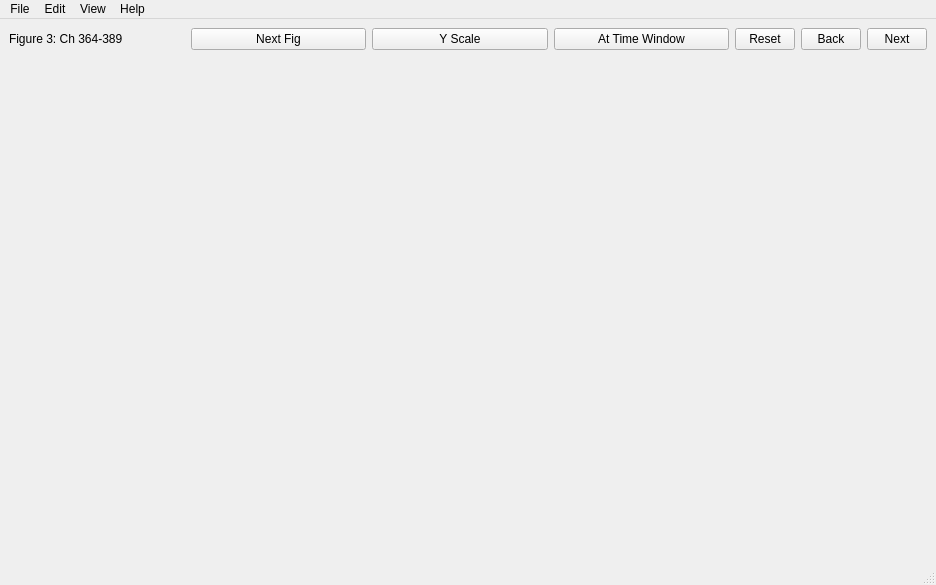
<?xml version="1.0" encoding="UTF-8"?>
<ui version="4.0">
 <class>mainWindow</class>
 <widget class="QMainWindow" name="mainWindow">
  <property name="geometry">
   <rect>
    <x>0</x>
    <y>0</y>
    <width>936</width>
    <height>585</height>
   </rect>
  </property>
  <property name="windowTitle">
   <string>DC1 Visualization</string>
  </property>
  <widget class="QWidget" name="centralwidget">
   <layout class="QHBoxLayout" name="horizontalLayout_2">
    <item>
     <layout class="QVBoxLayout" name="verticalLayout_2">
      <item>
       <layout class="QGridLayout" name="gridLayout">
        <item row="5" column="2">
         <widget class="PlotWidget" name="r5c3" native="true"/>
        </item>
        <item row="2" column="3">
         <widget class="PlotWidget" name="r2c4" native="true"/>
        </item>
        <item row="2" column="1">
         <widget class="PlotWidget" name="r2c2" native="true"/>
        </item>
        <item row="3" column="0">
         <widget class="PlotWidget" name="r3c1" native="true"/>
        </item>
        <item row="4" column="3">
         <widget class="PlotWidget" name="r4c4" native="true"/>
        </item>
        <item row="5" column="1">
         <widget class="PlotWidget" name="r5c2" native="true"/>
        </item>
        <item row="3" column="5">
         <widget class="PlotWidget" name="r3c6" native="true"/>
        </item>
        <item row="1" column="4">
         <widget class="PlotWidget" name="r1c5" native="true"/>
        </item>
        <item row="2" column="5">
         <widget class="PlotWidget" name="r2c6" native="true"/>
        </item>
        <item row="1" column="0">
         <widget class="PlotWidget" name="r1c1" native="true"/>
        </item>
        <item row="5" column="4">
         <widget class="PlotWidget" name="r5c5" native="true"/>
        </item>
        <item row="1" column="3">
         <widget class="PlotWidget" name="r1c4" native="true"/>
        </item>
        <item row="1" column="2">
         <widget class="PlotWidget" name="r1c3" native="true"/>
        </item>
        <item row="1" column="1">
         <widget class="PlotWidget" name="r1c2" native="true"/>
        </item>
        <item row="3" column="1">
         <widget class="PlotWidget" name="r3c2" native="true"/>
        </item>
        <item row="1" column="5">
         <widget class="PlotWidget" name="r1c6" native="true"/>
        </item>
        <item row="4" column="1">
         <widget class="PlotWidget" name="r4c2" native="true"/>
        </item>
        <item row="5" column="3">
         <widget class="PlotWidget" name="r5c4" native="true"/>
        </item>
        <item row="0" column="3">
         <layout class="QHBoxLayout" name="horizontalLayoutC4">
          <item>
           <widget class="QPushButton" name="atTimeWindowButton">
            <property name="text">
             <string>At Time Window</string>
            </property>
           </widget>
          </item>
         </layout>
        </item>
        <item row="2" column="2">
         <widget class="PlotWidget" name="r2c3" native="true"/>
        </item>
        <item row="0" column="4">
         <layout class="QHBoxLayout" name="horizontalLayoutC5">
          <item>
           <widget class="QPushButton" name="resetButton">
            <property name="maximumSize">
             <size>
              <width>60</width>
              <height>16777215</height>
             </size>
            </property>
            <property name="text">
             <string>Reset</string>
            </property>
           </widget>
          </item>
         </layout>
        </item>
        <item row="5" column="0">
         <widget class="PlotWidget" name="r5c1" native="true"/>
        </item>
        <item row="2" column="0">
         <widget class="PlotWidget" name="r2c1" native="true"/>
        </item>
        <item row="0" column="5">
         <layout class="QHBoxLayout" name="horizontalLayoutC6">
          <item>
           <widget class="QPushButton" name="backButton">
            <property name="maximumSize">
             <size>
              <width>60</width>
              <height>16777215</height>
             </size>
            </property>
            <property name="text">
             <string>Back</string>
            </property>
           </widget>
          </item>
          <item>
           <widget class="QPushButton" name="nextButton">
            <property name="maximumSize">
             <size>
              <width>60</width>
              <height>16777215</height>
             </size>
            </property>
            <property name="text">
             <string>Next</string>
            </property>
           </widget>
          </item>
         </layout>
        </item>
        <item row="3" column="4">
         <widget class="PlotWidget" name="r3c5" native="true"/>
        </item>
        <item row="4" column="0">
         <widget class="PlotWidget" name="r4c1" native="true"/>
        </item>
        <item row="0" column="2">
         <layout class="QHBoxLayout" name="horizontalLayoutC3">
          <item>
           <widget class="QPushButton" name="yScaleButton">
            <property name="text">
             <string>Y Scale</string>
            </property>
           </widget>
          </item>
         </layout>
        </item>
        <item row="2" column="4">
         <widget class="PlotWidget" name="r2c5" native="true"/>
        </item>
        <item row="4" column="4">
         <widget class="PlotWidget" name="r4c5" native="true"/>
        </item>
        <item row="4" column="2">
         <widget class="PlotWidget" name="r4c3" native="true"/>
        </item>
        <item row="3" column="2">
         <widget class="PlotWidget" name="r3c3" native="true"/>
        </item>
        <item row="4" column="5">
         <widget class="PlotWidget" name="r4c6" native="true"/>
        </item>
        <item row="0" column="1">
         <layout class="QHBoxLayout" name="horizontalLayoutC2">
          <item>
           <widget class="QPushButton" name="nextFigButton">
            <property name="text">
             <string>Next Fig</string>
            </property>
           </widget>
          </item>
         </layout>
        </item>
        <item row="5" column="5">
         <widget class="PlotWidget" name="r5c6" native="true"/>
        </item>
        <item row="3" column="3">
         <widget class="PlotWidget" name="r3c4" native="true"/>
        </item>
        <item row="0" column="0">
         <widget class="QLabel" name="FigureLabel">
          <property name="maximumSize">
           <size>
            <width>16777215</width>
            <height>30</height>
           </size>
          </property>
          <property name="text">
           <string>Figure 3: Ch 364-389</string>
          </property>
         </widget>
        </item>
        <item row="6" column="0">
         <widget class="PlotWidget" name="r6c1" native="true"/>
        </item>
        <item row="6" column="1">
         <widget class="PlotWidget" name="r6c2" native="true"/>
        </item>
        <item row="6" column="2">
         <widget class="PlotWidget" name="r6c3" native="true"/>
        </item>
        <item row="6" column="3">
         <widget class="PlotWidget" name="r6c4" native="true"/>
        </item>
        <item row="6" column="4">
         <widget class="PlotWidget" name="r6c5" native="true"/>
        </item>
        <item row="6" column="5">
         <widget class="PlotWidget" name="r6c6" native="true"/>
        </item>
       </layout>
      </item>
     </layout>
    </item>
   </layout>
  </widget>
  <widget class="QStatusBar" name="statusbar"/>
  <widget class="QMenuBar" name="menubar">
   <property name="geometry">
    <rect>
     <x>0</x>
     <y>0</y>
     <width>936</width>
     <height>24</height>
    </rect>
   </property>
   <widget class="QMenu" name="menuFile">
    <property name="title">
     <string>File</string>
    </property>
    <addaction name="actionUpdateSession"/>
   </widget>
   <widget class="QMenu" name="menuEdit">
    <property name="title">
     <string>Edit</string>
    </property>
    <addaction name="actionPreferences"/>
    <addaction name="actionAnalysisParameters"/>
   </widget>
   <widget class="QMenu" name="menuView">
    <property name="title">
     <string>View</string>
    </property>
    <addaction name="actionIndividualChannelInfo"/>
    <addaction name="actionListElectrodesInfo"/>
   </widget>
   <widget class="QMenu" name="menuHelp">
    <property name="title">
     <string>Help</string>
    </property>
    <addaction name="actionDocumentation"/>
   </widget>
   <addaction name="menuFile"/>
   <addaction name="menuEdit"/>
   <addaction name="menuView"/>
   <addaction name="menuHelp"/>
  </widget>
  <action name="actionUpdateSession">
   <property name="text">
    <string>New session...</string>
   </property>
  </action>
  <action name="actionLoad_real_time_stream">
   <property name="text">
    <string>Load real-time stream...</string>
   </property>
  </action>
  <action name="action_changeLayout">
   <property name="text">
    <string>Change visualization style...</string>
   </property>
  </action>
  <action name="actionDocumentation">
   <property name="text">
    <string>Documentation</string>
   </property>
  </action>
  <action name="actionParameter_1">
   <property name="text">
    <string>Parameter 1</string>
   </property>
  </action>
  <action name="actionParameter_2">
   <property name="text">
    <string>Parameter 2</string>
   </property>
  </action>
  <action name="actionParameter_3">
   <property name="text">
    <string>Parameter 3</string>
   </property>
  </action>
  <action name="actionPreferences">
   <property name="text">
    <string>Session parameters...</string>
   </property>
  </action>
  <action name="actionAnalysisParameters">
   <property name="text">
    <string>GUI preferences...</string>
   </property>
  </action>
  <action name="actionSave">
   <property name="text">
    <string>Save</string>
   </property>
  </action>
  <action name="actionExport_to">
   <property name="text">
    <string>Export to...</string>
   </property>
  </action>
  <action name="actionParameter_4">
   <property name="text">
    <string>Toggle highlight spikes</string>
   </property>
  </action>
  <action name="actionParameter_5">
   <property name="text">
    <string>Toggle auto axis</string>
   </property>
  </action>
  <action name="actionParameter_6">
   <property name="text">
    <string>Parameter 1</string>
   </property>
  </action>
  <action name="actionParameter_7">
   <property name="text">
    <string>Parameter 2</string>
   </property>
  </action>
  <action name="actionParameter">
   <property name="text">
    <string>Parameter 3</string>
   </property>
  </action>
  <action name="actionParameter_8">
   <property name="text">
    <string>Parameter 1</string>
   </property>
  </action>
  <action name="actionParameter_9">
   <property name="text">
    <string>Parameter 2</string>
   </property>
  </action>
  <action name="actionParameter_10">
   <property name="text">
    <string>Parameter 3</string>
   </property>
  </action>
  <action name="action_tl_arraymap">
   <property name="text">
    <string>Array Map</string>
   </property>
  </action>
  <action name="action_tr_arraymap">
   <property name="text">
    <string>Array Map</string>
   </property>
  </action>
  <action name="action_bl_arraymap">
   <property name="text">
    <string>Array Map</string>
   </property>
  </action>
  <action name="action_br_arraymap_2">
   <property name="text">
    <string>Array Map</string>
   </property>
  </action>
  <action name="action_tl_channels">
   <property name="text">
    <string>Channel Traces</string>
   </property>
  </action>
  <action name="action_bl_channels">
   <property name="text">
    <string>Channel Traces</string>
   </property>
  </action>
  <action name="action_br_channels_2">
   <property name="text">
    <string>Channel Traces</string>
   </property>
  </action>
  <action name="action_tl_spikerate">
   <property name="text">
    <string>Spike Rate Plot</string>
   </property>
  </action>
  <action name="action_tl_electrodeminimap">
   <property name="text">
    <string>Electrode Minimap</string>
   </property>
  </action>
  <action name="action_hierlemann">
   <property name="text">
    <string>Hierlemann</string>
   </property>
  </action>
  <action name="action_modifiedhierlemann">
   <property name="text">
    <string>Modified Hierlemann</string>
   </property>
  </action>
  <action name="action_Highpass">
   <property name="text">
    <string>Highpass</string>
   </property>
  </action>
  <action name="actionSpike_detection">
   <property name="text">
    <string>Spike detection...</string>
   </property>
  </action>
  <action name="action_npz">
   <property name="text">
    <string>Numpy file (.npz)</string>
   </property>
  </action>
  <action name="action_mat">
   <property name="text">
    <string>MATLAB file (.mat)</string>
   </property>
  </action>
  <action name="action_save_npz">
   <property name="text">
    <string>Numpy file (.npz)</string>
   </property>
  </action>
  <action name="action_save_mat">
   <property name="text">
    <string>MATLAB file (.mat)</string>
   </property>
  </action>
  <action name="action_tr_channels">
   <property name="text">
    <string>Channel Traces</string>
   </property>
  </action>
  <action name="action_tr_spikerate">
   <property name="text">
    <string>Spike Rate Plot</string>
   </property>
  </action>
  <action name="action_tr_electrodeminimap">
   <property name="text">
    <string>Electrode Minimap</string>
   </property>
  </action>
  <action name="action_bl_spikerate">
   <property name="text">
    <string>Spike Rate Plot</string>
   </property>
  </action>
  <action name="action_bl_electrodeminimap">
   <property name="text">
    <string>Electrode Minimap</string>
   </property>
  </action>
  <action name="action_br_spikerate_2">
   <property name="text">
    <string>Spike Rate Plot</string>
   </property>
  </action>
  <action name="action_br_electrodeminimap_2">
   <property name="text">
    <string>Electrode Minimap</string>
   </property>
  </action>
  <action name="action_save_csv">
   <property name="text">
    <string>CSV file (.csv)</string>
   </property>
  </action>
  <action name="action_csv">
   <property name="text">
    <string>CSV file (.csv)</string>
   </property>
  </action>
  <action name="actionEntire_window">
   <property name="text">
    <string>Entire window</string>
   </property>
  </action>
  <action name="actionWindow_1">
   <property name="text">
    <string>Window 1</string>
   </property>
  </action>
  <action name="actionWindow_2">
   <property name="text">
    <string>Window 2</string>
   </property>
  </action>
  <action name="actionWindow_3">
   <property name="text">
    <string>Window 3</string>
   </property>
  </action>
  <action name="actionWindow_4">
   <property name="text">
    <string>Window 4</string>
   </property>
  </action>
  <action name="action_tl_tracesearch">
   <property name="text">
    <string>Trace Search</string>
   </property>
  </action>
  <action name="action_tr_tracesearch">
   <property name="text">
    <string>Trace Search</string>
   </property>
  </action>
  <action name="action_bl_tracesearch">
   <property name="text">
    <string>Trace Search</string>
   </property>
  </action>
  <action name="action_br_tracesearch_2">
   <property name="text">
    <string>Trace Search</string>
   </property>
  </action>
  <action name="actionToggle_light_dark_mode">
   <property name="text">
    <string>Toggle light/dark mode</string>
   </property>
  </action>
  <action name="actionToggle_profiling">
   <property name="text">
    <string>Toggle profiling</string>
   </property>
  </action>
  <action name="action_H0Bandpass">
   <property name="text">
    <string>h0 Bandpass</string>
   </property>
  </action>
  <action name="action_Auto">
   <property name="text">
    <string>Auto</string>
   </property>
  </action>
  <action name="action_FastBandpass">
   <property name="text">
    <string>Fast Bandpass</string>
   </property>
  </action>
  <action name="action_FasterBandpass">
   <property name="text">
    <string>Faster Bandpass</string>
   </property>
  </action>
  <action name="action_Litke">
   <property name="text">
    <string>Litke</string>
   </property>
  </action>
  <action name="action_None">
   <property name="text">
    <string>None</string>
   </property>
  </action>
  <action name="actionSpike_threshold">
   <property name="text">
    <string>Spike threshold...</string>
   </property>
  </action>
  <action name="actionTime_window">
   <property name="text">
    <string>Time window...</string>
   </property>
  </action>
  <action name="actionIndividualChannelInfo">
   <property name="text">
    <string>Individual channel info...</string>
   </property>
  </action>
  <action name="actionChannelAmplitudeHistogram">
   <property name="text">
    <string>Channel amplitude histogram...</string>
   </property>
  </action>
  <action name="actionToggleDarkMode">
   <property name="text">
    <string>Toggle dark mode</string>
   </property>
  </action>
  <action name="actionToggleProfiling">
   <property name="text">
    <string>Toggle profiling</string>
   </property>
  </action>
  <action name="actionListElectrodesInfo">
   <property name="text">
    <string>List of electrodes info...</string>
   </property>
  </action>
 </widget>
 <customwidgets>
  <customwidget>
   <class>PlotWidget</class>
   <extends>QWidget</extends>
   <header>pyqtgraph</header>
   <container>1</container>
  </customwidget>
 </customwidgets>
 <resources/>
 <connections/>
</ui>
